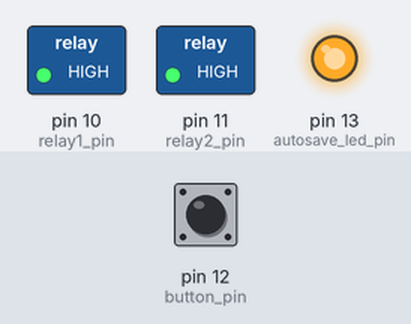
The sketch below on a simulated Arduino Uno, built for the host (arithmetic inside an expression is 32-bit, double 64-bit). Shown: switched loads named in the sketch (green lamp = pin HIGH), output pins drawn as LEDs (lit = HIGH). Inputs (shaded band) come from the test bench; at power-on: pin 12 (button_pin) HIGH. EEPROM starts erased; what the sketch prints to the serial monitor is not drawn.

Above: at 0.1 s.
Timing chart, 0 to 1.6 s (numbered marks = the images above):
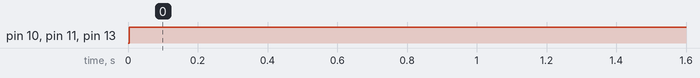

Measured:
- by itself, pin 10 (relay1_pin), pin 11 (relay2_pin): LOW → HIGH at 0.00 s
- by itself, pin 13 (autosave_led_pin): LOW → HIGH at 0.01 s

The sketch:

sketch.ino
```cpp
#include "util.h"
#include "interval.h"
#include <EEPROM.h>


constexpr uint8_t relay1_pin = 10;
constexpr uint8_t relay2_pin = 11;
constexpr uint8_t button_pin = 12;
constexpr uint8_t autosave_led_pin = 13;


class Relay1Interval : public Interval
{
public:
    Relay1Interval(uint8_t pin, Time s, Time e, Time t, const char* n)
        : _pin(pin), Interval(s, e, t, n) {}

public:
    void change_pin() {
        digitalWrite(_pin, enabled);
        Serial.println(enabled ? "Relay 1 enabled" : "Relay 1 disabled");
    }
    void enter() override {
        enabled = true;
        change_pin();
    }
    void exit() override {
        enabled = false;
        change_pin();
    }

public:
    bool enabled;

private:
    const uint8_t _pin;

};


class Relay2Interval : public Interval
{
public:
    Relay2Interval(const Relay1Interval* relay1, bool master_state, uint8_t pin, Time s, Time e, Time t, const char* n)
        : _relay1(relay1), _master_state(master_state), _pin(pin), _capture(false), Interval(s, e, t, n) {}

public:
    void change_pin() {
        if (_relay1->enabled == _master_state) {
            digitalWrite(_pin, enabled);
            Serial.println(enabled ? "Relay 2 enabled" : "Relay 2 disabled");
        }
        else {
            Serial.println(_relay1->enabled ? "Relay 2 not change enabled" : "Relay 1 not change disabled");
        }
    }
    void enter() override {
        enabled = true;
        if (_relay1->enabled == _master_state) {
            _capture = true;
            digitalWrite(_pin, enabled);
            Serial.println(enabled ? "Relay 2 enabled" : "Relay 2 disabled");
        }
        else {
            Serial.println(_relay1->enabled ? "Relay 2 not change enabled" : "Relay 1 not change disabled");
        }
    }
    void exit() override {
        enabled = false;
        if (_capture) {
            digitalWrite(_pin, enabled);
            Serial.println(enabled ? "Relay 2 enabled" : "Relay 2 disabled");
            _capture = false;
        }
        else {
            Serial.println(_relay1->enabled ? "Relay 2 not captured enabled" : "Relay 1 not captured disabled");
        }
    }

public:
    bool enabled;

private:
    const Relay1Interval* const _relay1;
    const bool _master_state;
    const uint8_t _pin;
    bool _capture;

};


class AutosaveInterval : public Interval
{
public:
    using Interval::Interval;

public:
    void enter() override;
    void exit() override;

};


class CheckButtonInterval : public Interval
{
public:
    CheckButtonInterval(uint8_t pin, Time s, Time e, Time t, const char* n)
        : _pin(pin), _last(false), Interval(s, e, t, n) {}

public:
    void enter() override;
    void exit() override {
        _last = digitalRead(_pin);
    }

private:
    const uint8_t _pin;
    bool _last;

};


Relay1Interval relay1(relay1_pin,
                      0ULL * 1000 * 3600,
                      16ULL * 1000 * 3600,
                      24ULL * 1000 * 3600,
                      "relay1");
Relay2Interval relay2_true(&relay1, true, relay2_pin,
                           0ULL * 1000 * 3600,
                           3ULL * 1000 * 60,
                           30ULL * 1000 * 60,
                      "relay2_true");
Relay2Interval relay2_false(&relay1, false, relay2_pin,
                            0ULL * 1000 * 3600,
                            3ULL * 1000 * 60,
                            120ULL * 1000 * 60,
                      "relay2_false");
AutosaveInterval autosave(0ULL * 1000,
                          0ULL * 1000 + 100,
                          30ULL * 1000,
                      "autosave");
CheckButtonInterval check_button(button_pin,
                                 0ULL,
                                 25ULL,
                                 50ULL,
                                 nullptr);
constexpr Interval* intervals[] = {&relay1, &relay2_true, &relay2_false, &autosave, &check_button};


struct State
{
    static constexpr auto intervals_count = sizeof(intervals) / sizeof(intervals)[0];
    struct Data {
        Time times[intervals_count];
    };
    Data data;
    uint32_t crc;
};

uint32_t get_crc(const void* data, size_t size)
{
    uint32_t crc = 0;
    for (size_t i = 0; i < size; i++)
        crc ^= ((const uint8_t*)data)[i] << (i % 32);
    return crc;
}


void load_state()
{
    State state;
    EEPROM.get(0, state);
    if (state.crc == get_crc(&state.data, sizeof(state.data))) {
        for (size_t i = 0; i < State::intervals_count; i++)
            intervals[i]->load(state.data.times[i]);
    }
}

void save_state()
{
    State state;
    for (size_t i = 0; i < State::intervals_count; i++)
        state.data.times[i] = intervals[i]->save();
    state.crc = get_crc(&state.data, sizeof(state.data));
    EEPROM.put(0, state);
}

void reset_state()
{
    State state;
    for (size_t i = 0; i < State::intervals_count; i++)
        state.data.times[i] = 0;
    state.crc = get_crc(&state.data, sizeof(state.data));
    EEPROM.put(0, state);
    load_state();
    digitalWrite(autosave_led_pin, true);
    delay(1000);
    digitalWrite(autosave_led_pin, false);
}

void setup()
{
    Serial.begin(115200);
    pinMode(button_pin, INPUT_PULLUP);
    pinMode(relay1_pin, OUTPUT);
    pinMode(relay2_pin, OUTPUT);
    pinMode(autosave_led_pin, OUTPUT);
    load_state();
}

void AutosaveInterval::enter()
{
    save_state();
    digitalWrite(autosave_led_pin, true);
}

void AutosaveInterval::exit()
{
    digitalWrite(autosave_led_pin, false);
}

void CheckButtonInterval::enter()
{
    if (_last != digitalRead(_pin) and digitalRead(_pin))
        reset_state();
    _last = digitalRead(_pin);
}

void loop()
{
    static Time last_time = 0;
    auto now = millis();
    auto elapsed = now - last_time;
    if (elapsed != 0) {
        if (last_time != 0)
            for (auto rel : intervals)
                rel->tick(elapsed);
        last_time = now;
    }
}
```

interval.h
```cpp
#ifndef INTERVAL_H
#define INTERVAL_H

#include "util.h"


class Interval
{
public:
    constexpr Interval(Time start, Time end, Time total, const char* name)
        : _time(0), _start(start), _end(end), _total(total), _name(name) {}

public:
    virtual void enter() = 0;
    virtual void exit() = 0;

public:
    void load(Time time)
    {
        _time = time;
        if (_time >= _start and _time <= _end)
            enter();
        if (_time >= _end and _time <= _total)
            exit();
    }

    Time save() const
    {
        return _time;
    }

    void tick(Time elapsed)
    {
        _time += elapsed;
        if (_time >= _start and _time <= _start + elapsed)
            _enter();
        if (_time >= _end and _time <= _end + elapsed)
            _exit();
        if (_time >= _total)
            _time -= _total;
    }

    void _enter()
    {
        if (_name) {
            Serial.print(_name);
            Serial.print(" enter at ");
            Serial.print(millis());
            Serial.println("ms");
        }
        enter();
    }

    void _exit()
    {
        if (_name) {
            Serial.print(_name);
            Serial.print(" exit at ");
            Serial.print(millis());
            Serial.println("ms");
        }
        exit();
    }

private:
    Time _time;
    const Time _start;
    const Time _end;
    const Time _total;
    const char* const _name;

};


#endif // INTERVAL_H
```

util.h
```cpp
#ifndef UTIL_H
#define UTIL_H

#include <inttypes.h>

using Time = uint32_t;

#endif // UTIL_H
```
